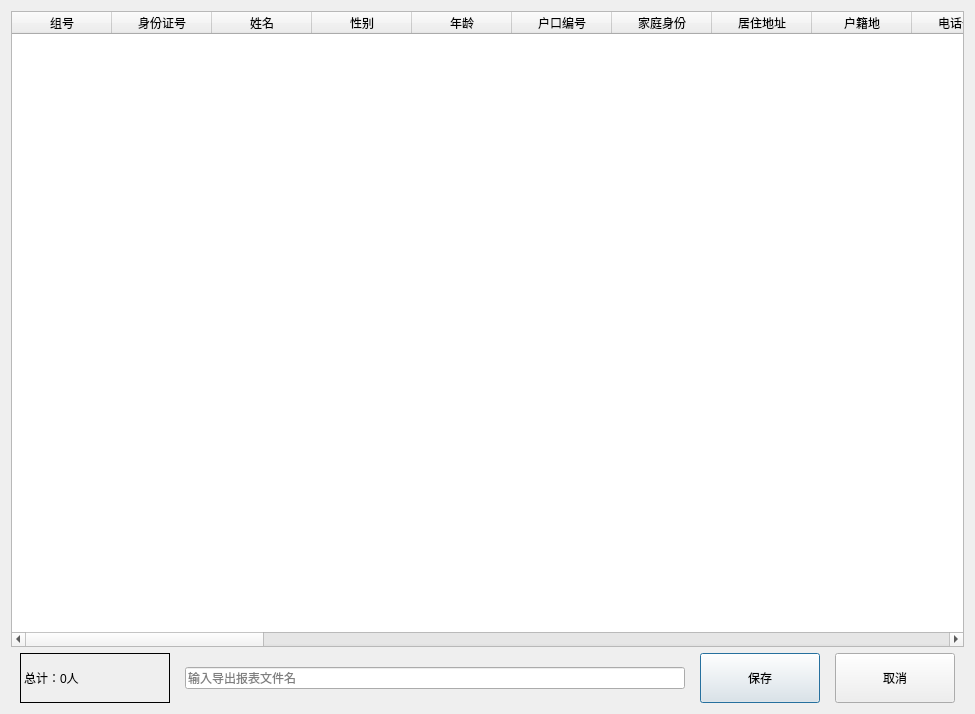
<?xml version="1.0" encoding="UTF-8"?>
<ui version="4.0">
 <class>SaveExcel</class>
 <widget class="QDialog" name="SaveExcel">
  <property name="geometry">
   <rect>
    <x>0</x>
    <y>0</y>
    <width>975</width>
    <height>714</height>
   </rect>
  </property>
  <property name="windowTitle">
   <string>Dialog</string>
  </property>
  <layout class="QVBoxLayout" name="verticalLayout">
   <item>
    <widget class="QTableWidget" name="tableWidget">
     <property name="showGrid">
      <bool>true</bool>
     </property>
     <property name="sortingEnabled">
      <bool>true</bool>
     </property>
     <column>
      <property name="text">
       <string>组号</string>
      </property>
     </column>
     <column>
      <property name="text">
       <string>身份证号</string>
      </property>
     </column>
     <column>
      <property name="text">
       <string>姓名</string>
      </property>
     </column>
     <column>
      <property name="text">
       <string>性别</string>
      </property>
     </column>
     <column>
      <property name="text">
       <string>年龄</string>
      </property>
     </column>
     <column>
      <property name="text">
       <string>户口编号</string>
      </property>
     </column>
     <column>
      <property name="text">
       <string>家庭身份</string>
      </property>
     </column>
     <column>
      <property name="text">
       <string>居住地址</string>
      </property>
     </column>
     <column>
      <property name="text">
       <string>户籍地</string>
      </property>
     </column>
     <column>
      <property name="text">
       <string>电话号码</string>
      </property>
     </column>
     <column>
      <property name="text">
       <string>民族</string>
      </property>
     </column>
     <column>
      <property name="text">
       <string>文化程度</string>
      </property>
     </column>
     <column>
      <property name="text">
       <string>职业</string>
      </property>
     </column>
     <column>
      <property name="text">
       <string>兵役状况</string>
      </property>
     </column>
     <column>
      <property name="text">
       <string>婚姻状况</string>
      </property>
     </column>
     <column>
      <property name="text">
       <string>结婚日期</string>
      </property>
     </column>
     <column>
      <property name="text">
       <string>结婚证号</string>
      </property>
     </column>
     <column>
      <property name="text">
       <string>配偶信息</string>
      </property>
     </column>
     <column>
      <property name="text">
       <string>子女数</string>
      </property>
     </column>
     <column>
      <property name="text">
       <string>子女姓名</string>
      </property>
     </column>
     <column>
      <property name="text">
       <string>避孕措施</string>
      </property>
     </column>
     <column>
      <property name="text">
       <string>独生子女</string>
      </property>
     </column>
     <column>
      <property name="text">
       <string>优抚对象</string>
      </property>
     </column>
     <column>
      <property name="text">
       <string>优抚类别</string>
      </property>
     </column>
     <column>
      <property name="text">
       <string>党员</string>
      </property>
     </column>
     <column>
      <property name="text">
       <string>享受低保</string>
      </property>
     </column>
     <column>
      <property name="text">
       <string>低保金额</string>
      </property>
     </column>
     <column>
      <property name="text">
       <string>退休</string>
      </property>
     </column>
     <column>
      <property name="text">
       <string>退休金额</string>
      </property>
     </column>
     <column>
      <property name="text">
       <string>医保</string>
      </property>
     </column>
     <column>
      <property name="text">
       <string>迁入日期</string>
      </property>
     </column>
     <column>
      <property name="text">
       <string>迁入地区</string>
      </property>
     </column>
     <column>
      <property name="text">
       <string>迁出日期</string>
      </property>
     </column>
     <column>
      <property name="text">
       <string>迁出原因</string>
      </property>
     </column>
     <column>
      <property name="text">
       <string>备注</string>
      </property>
     </column>
    </widget>
   </item>
   <item>
    <layout class="QHBoxLayout" name="horizontalLayout">
     <item>
      <widget class="QLabel" name="label">
       <property name="sizePolicy">
        <sizepolicy hsizetype="Fixed" vsizetype="Preferred">
         <horstretch>0</horstretch>
         <verstretch>0</verstretch>
        </sizepolicy>
       </property>
       <property name="minimumSize">
        <size>
         <width>150</width>
         <height>50</height>
        </size>
       </property>
       <property name="maximumSize">
        <size>
         <width>150</width>
         <height>50</height>
        </size>
       </property>
       <property name="styleSheet">
        <string notr="true">font: 87 14pt &quot;Arial&quot;;</string>
       </property>
       <property name="frameShape">
        <enum>QFrame::Box</enum>
       </property>
       <property name="text">
        <string>总计：0人</string>
       </property>
       <property name="textFormat">
        <enum>Qt::RichText</enum>
       </property>
      </widget>
     </item>
     <item>
      <widget class="QLineEdit" name="lineEdit">
       <property name="sizePolicy">
        <sizepolicy hsizetype="Fixed" vsizetype="Fixed">
         <horstretch>0</horstretch>
         <verstretch>0</verstretch>
        </sizepolicy>
       </property>
       <property name="minimumSize">
        <size>
         <width>500</width>
         <height>0</height>
        </size>
       </property>
       <property name="maximumSize">
        <size>
         <width>500</width>
         <height>16777215</height>
        </size>
       </property>
       <property name="placeholderText">
        <string>输入导出报表文件名</string>
       </property>
      </widget>
     </item>
     <item>
      <widget class="QPushButton" name="pBtn_save">
       <property name="sizePolicy">
        <sizepolicy hsizetype="Fixed" vsizetype="Fixed">
         <horstretch>0</horstretch>
         <verstretch>0</verstretch>
        </sizepolicy>
       </property>
       <property name="minimumSize">
        <size>
         <width>120</width>
         <height>50</height>
        </size>
       </property>
       <property name="maximumSize">
        <size>
         <width>120</width>
         <height>50</height>
        </size>
       </property>
       <property name="text">
        <string>保存</string>
       </property>
      </widget>
     </item>
     <item>
      <widget class="QPushButton" name="pBtn_cancel">
       <property name="sizePolicy">
        <sizepolicy hsizetype="Fixed" vsizetype="Fixed">
         <horstretch>0</horstretch>
         <verstretch>0</verstretch>
        </sizepolicy>
       </property>
       <property name="minimumSize">
        <size>
         <width>120</width>
         <height>50</height>
        </size>
       </property>
       <property name="maximumSize">
        <size>
         <width>120</width>
         <height>50</height>
        </size>
       </property>
       <property name="text">
        <string>取消</string>
       </property>
      </widget>
     </item>
    </layout>
   </item>
  </layout>
 </widget>
 <resources/>
 <connections/>
</ui>
